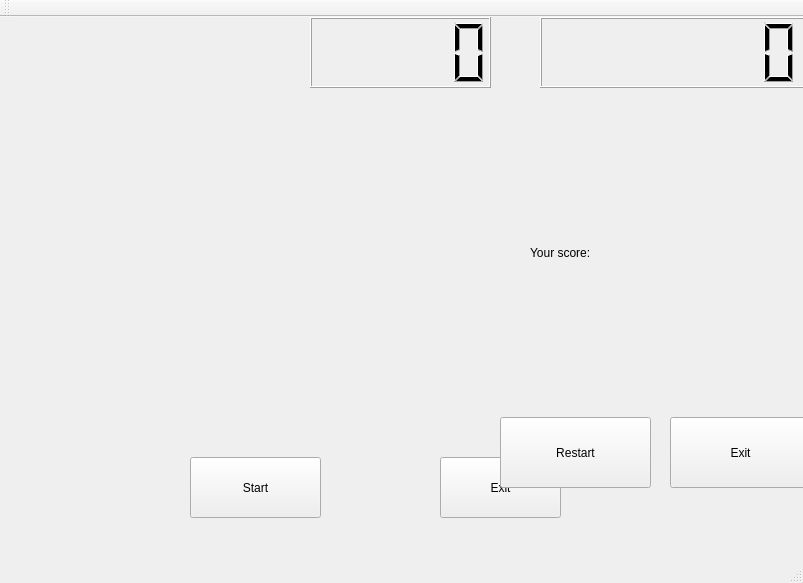
<?xml version="1.0" encoding="UTF-8"?>
<ui version="4.0">
 <class>Taiko</class>
 <widget class="QMainWindow" name="Taiko">
  <property name="geometry">
   <rect>
    <x>0</x>
    <y>0</y>
    <width>803</width>
    <height>583</height>
   </rect>
  </property>
  <property name="windowTitle">
   <string>Taiko</string>
  </property>
  <widget class="QWidget" name="centralWidget">
   <widget class="QPushButton" name="Start">
    <property name="geometry">
     <rect>
      <x>190</x>
      <y>440</y>
      <width>131</width>
      <height>61</height>
     </rect>
    </property>
    <property name="text">
     <string>Start</string>
    </property>
   </widget>
   <widget class="QPushButton" name="Exit">
    <property name="geometry">
     <rect>
      <x>440</x>
      <y>440</y>
      <width>121</width>
      <height>61</height>
     </rect>
    </property>
    <property name="text">
     <string>Exit</string>
    </property>
   </widget>
   <widget class="QLabel" name="Time">
    <property name="geometry">
     <rect>
      <x>320</x>
      <y>0</y>
      <width>141</width>
      <height>71</height>
     </rect>
    </property>
    <property name="text">
     <string/>
    </property>
   </widget>
   <widget class="QLabel" name="Score">
    <property name="geometry">
     <rect>
      <x>550</x>
      <y>0</y>
      <width>131</width>
      <height>71</height>
     </rect>
    </property>
    <property name="text">
     <string/>
    </property>
   </widget>
   <widget class="QLabel" name="BlueVolley">
    <property name="geometry">
     <rect>
      <x>730</x>
      <y>420</y>
      <width>71</width>
      <height>71</height>
     </rect>
    </property>
    <property name="text">
     <string/>
    </property>
    <property name="pixmap">
     <pixmap>../build-Taiko-Desktop_Qt_5_6_0_MinGW_32bit-Debug/image/volleyball.png</pixmap>
    </property>
    <property name="scaledContents">
     <bool>true</bool>
    </property>
   </widget>
   <widget class="QLabel" name="Z_text">
    <property name="geometry">
     <rect>
      <x>70</x>
      <y>424</y>
      <width>61</width>
      <height>61</height>
     </rect>
    </property>
    <property name="text">
     <string/>
    </property>
   </widget>
   <widget class="QLabel" name="X_text">
    <property name="geometry">
     <rect>
      <x>705</x>
      <y>425</y>
      <width>31</width>
      <height>61</height>
     </rect>
    </property>
    <property name="text">
     <string/>
    </property>
   </widget>
   <widget class="QLCDNumber" name="Time_LCD">
    <property name="geometry">
     <rect>
      <x>310</x>
      <y>0</y>
      <width>181</width>
      <height>71</height>
     </rect>
    </property>
   </widget>
   <widget class="QLCDNumber" name="Score_LCD">
    <property name="geometry">
     <rect>
      <x>540</x>
      <y>0</y>
      <width>341</width>
      <height>71</height>
     </rect>
    </property>
   </widget>
   <widget class="QLabel" name="Pika">
    <property name="geometry">
     <rect>
      <x>70</x>
      <y>30</y>
      <width>381</width>
      <height>341</height>
     </rect>
    </property>
    <property name="text">
     <string/>
    </property>
    <property name="pixmap">
     <pixmap>../build-Taiko-Desktop_Qt_5_6_0_MinGW_32bit-Debug/image/025Pikachu_XY_anime_3.png</pixmap>
    </property>
   </widget>
   <widget class="QLabel" name="Volley">
    <property name="geometry">
     <rect>
      <x>380</x>
      <y>160</y>
      <width>251</width>
      <height>201</height>
     </rect>
    </property>
    <property name="text">
     <string/>
    </property>
    <property name="pixmap">
     <pixmap>../build-Taiko-Desktop_Qt_5_6_0_MinGW_32bit-Debug/image/volleyball-ball-4235.png</pixmap>
    </property>
   </widget>
   <widget class="QPushButton" name="Restart">
    <property name="geometry">
     <rect>
      <x>500</x>
      <y>400</y>
      <width>151</width>
      <height>71</height>
     </rect>
    </property>
    <property name="text">
     <string>Restart</string>
    </property>
   </widget>
   <widget class="QPushButton" name="GameOver">
    <property name="geometry">
     <rect>
      <x>670</x>
      <y>400</y>
      <width>141</width>
      <height>71</height>
     </rect>
    </property>
    <property name="text">
     <string>Exit</string>
    </property>
   </widget>
   <widget class="QLabel" name="RedVolley">
    <property name="geometry">
     <rect>
      <x>0</x>
      <y>414</y>
      <width>71</width>
      <height>71</height>
     </rect>
    </property>
    <property name="text">
     <string/>
    </property>
    <property name="pixmap">
     <pixmap>../build-Taiko-Desktop_Qt_5_6_0_MinGW_32bit-Debug/image/QH6L2w0a_400x400.png</pixmap>
    </property>
    <property name="scaledContents">
     <bool>true</bool>
    </property>
   </widget>
   <widget class="QLabel" name="finalscore">
    <property name="geometry">
     <rect>
      <x>620</x>
      <y>170</y>
      <width>161</width>
      <height>131</height>
     </rect>
    </property>
    <property name="text">
     <string/>
    </property>
   </widget>
   <widget class="QLabel" name="label_2">
    <property name="geometry">
     <rect>
      <x>530</x>
      <y>200</y>
      <width>111</width>
      <height>71</height>
     </rect>
    </property>
    <property name="text">
     <string>Your score:</string>
    </property>
   </widget>
  </widget>
  <widget class="QMenuBar" name="menuBar">
   <property name="geometry">
    <rect>
     <x>0</x>
     <y>0</y>
     <width>803</width>
     <height>24</height>
    </rect>
   </property>
  </widget>
  <widget class="QToolBar" name="mainToolBar">
   <attribute name="toolBarArea">
    <enum>TopToolBarArea</enum>
   </attribute>
   <attribute name="toolBarBreak">
    <bool>false</bool>
   </attribute>
  </widget>
  <widget class="QStatusBar" name="statusBar"/>
 </widget>
 <layoutdefault spacing="6" margin="11"/>
 <resources/>
 <connections/>
</ui>
